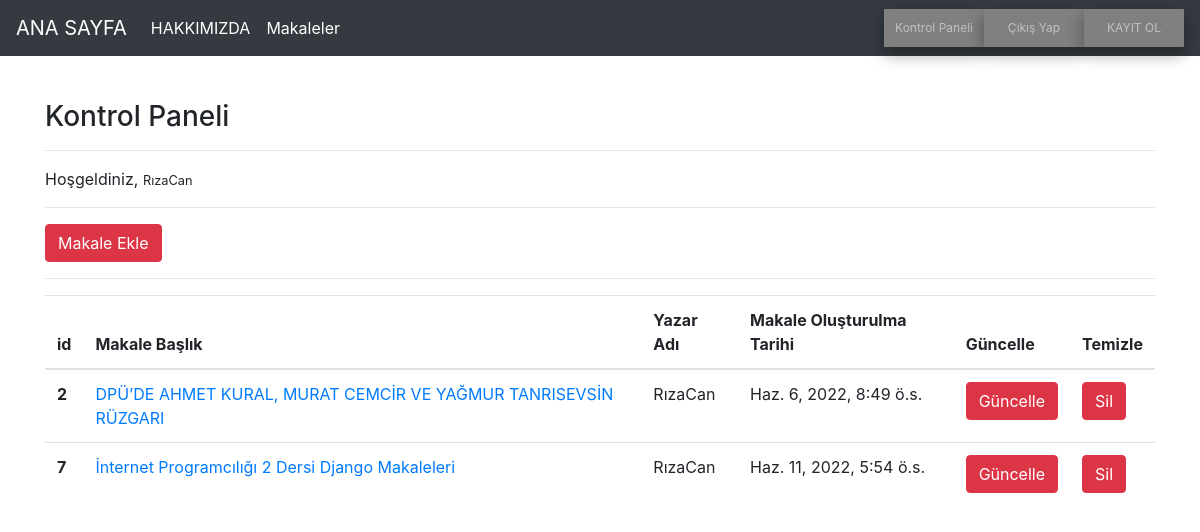
Screenshot of /articles/dashboard/ (signed in) with the database file from the repository.
### article/models.py (models this page shows, shortened)
class Article(models.Model):
   author = models.ForeignKey("auth.User" ,on_delete = models.CASCADE, verbose_name="Yazar")
   title = models.CharField(max_length=75, verbose_name="Başlık")
   content = RichTextField("İçerik")
   created_date = models.DateTimeField(auto_now_add=True, verbose_name="Oluşturulma Zamanı")
   article_image = models.FileField(blank = True,null = True,verbose_name="Makaleye Fotoğraf Ekleyin")

### article/views.py (the view)
# urls.py: path('dashboard/',views.dashboard,name = "dashboard"),
@login_required(login_url = "user:login")
def dashboard(request):
    articles = Article.objects.filter(author = request.user)
    context = {
        "articles":articles
    }
    return render(request,"dashboard.html",context)

### templates/dashboard.html
{% extends "layout.html" %}
{% block body %}
<h3>Kontrol Paneli</h3>
<hr>
<p>
    Hoşgeldiniz, <small>{{request.user.username}}</small>
</p>
<hr>
<a class = "btn btn-danger" href = "{% url 'article:addarticle' %}">Makale Ekle </a>
<hr>
{% if articles %}
<table class="table">
        <thead>
          <tr>
            <th scope="id">id</th>
            <th scope="Başlık">Makale Başlık</th>
            <th scope="Yazar">Yazar Adı</th>
            <th scope="Tarih">Makale Oluşturulma Tarihi</th>
            <th scope="Güncelle">Güncelle</th>
            <th scope="Sil">Temizle</th>
          </tr>
        </thead>
        <tbody>
          {% for article in articles %}
          <tr>
            <th scope="row">{{article.id}}</th>
            <td><a href="{% url 'article:detail' article.id %}">{{article.title}}</a></td>
            <td>{{article.author.username}}</td>
            <td>{{article.created_date}}</td>
            <td><a href="{% url 'article:update' article.id %}" class = "btn btn-danger">Güncelle</a></td>
            <td><a href="{% url 'article:delete' article.id %}" class = "btn btn-danger">Sil</a> </td>
          </tr>
          {% endfor %}
        </tbody>
      </table>
{% else %}
<div class = "alert alert-danger">
    Henüz bir makaleniz bulunmuyor...
</div>
{% endif %}
{% endblock body %}

### rows the page displays
Article: id "2", title "DPÜ’DE AHMET KURAL, MURAT CEMCİR VE YAĞMUR TANRISEVSİN RÜZGARI", author.username "RızaCan", created_date "Haz. 6, 2022, 8:49 ö.s."
Article: id "7", title "İnternet Programcılığı 2 Dersi Django Makaleleri", author.username "RızaCan", created_date "Haz. 11, 2022, 5:54 ö.s."

### other values shown
{{ request.user.username }} "RızaCan"
